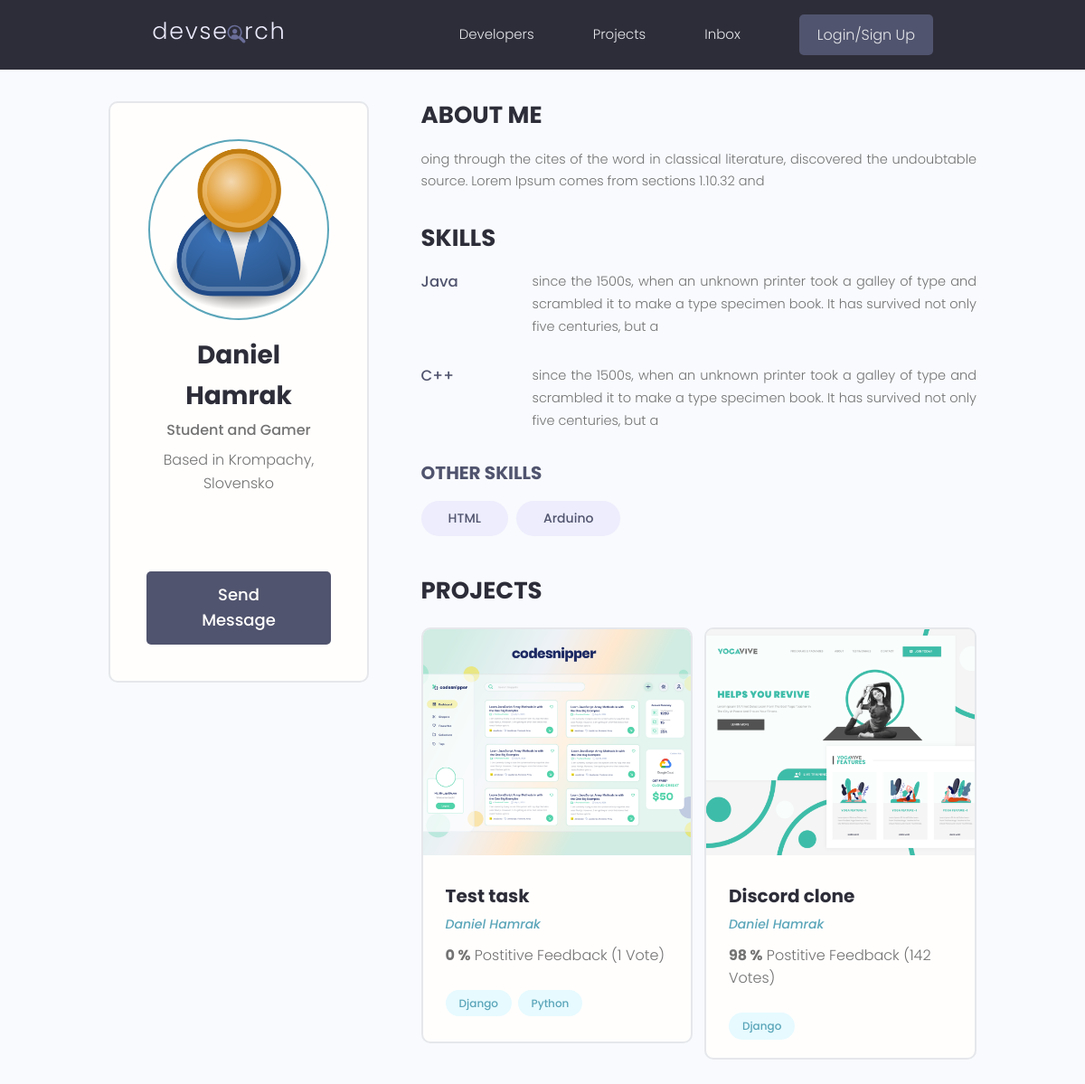
/profile/8a62e972-8e17-4695-b2c5-3b890d7888fa/, run on the app's committed database.
### users/models.py (models this page shows, shortened)
class Profile(models.Model):
    id = models.UUIDField(default=uuid.uuid4, unique=True,
    primary_key=True, editable=False)
    user = models.OneToOneField(User, on_delete=models.CASCADE, null=True,blank=True)
    name = models.CharField(max_length=200, blank=True, null=True)
    username = models.CharField(max_length=200, blank=True, null=True)
    location = models.CharField(max_length=200, blank=True, null=True)
    email = models.EmailField(max_length=300, null= True, blank=True)
    short_info = models.CharField(max_length=200, blank=True, null=True)
    bio = models.TextField(blank=True, null=True)
    profile_image = models.ImageField(blank=True, null=True, upload_to="profiles/", default="profiles/user-default.png")
    social_github = models.CharField(max_length=200, blank=True, null=True)
    social_twitter = models.CharField(max_length=200, blank=True, null=True)
    social_linkedin = models.CharField(max_length=200, blank=True, null=True)
    social_youtube = models.CharField(max_length=200, blank=True, null=True)
    social_website = models.CharField(max_length=200, blank=True, null=True)
    social_stackoverflow = models.CharField(max_length=200, blank=True, null=True)
    created = models.DateTimeField(auto_now_add=True)

class Skill(models.Model):
    id = models.UUIDField(default=uuid.uuid4, unique=True,
    primary_key=True, editable=False)
    skill = models.ForeignKey(Profile,on_delete=models.CASCADE, null=True, blank=True)
    name = models.CharField(max_length=50, blank=True, null=True)
    description = models.TextField(blank=True, null=True)
    created = models.DateTimeField(auto_now_add=True)

### projects/models.py (models this page shows, shortened)
class Project(models.Model):
    id = models.UUIDField(default=uuid.uuid4, unique=True,
    primary_key=True, editable=False)
    owner = models.ForeignKey(Profile, on_delete=models.SET_NULL,null=True,blank=True)
    title = models.CharField(max_length=200)
    description = models.TextField(null=True, blank=True)
    featured_image = models.ImageField(null=True,blank=True, default="default.jpg")
    demo_link = models.CharField(max_length=2000,null=True,blank=True)
    source_link = models.CharField(max_length=2000,null=True,blank=True)
    tags = models.ManyToManyField("Tag",blank=True )
    vote_total = models.IntegerField(default=0, null=True,blank=True)
    vote_ratio = models.IntegerField(default=0, null=True,blank=True)
    created = models.DateTimeField(auto_now_add=True)
    updated = models.DateTimeField(auto_now=True)

class Tag (models.Model):
    id = models.UUIDField(default=uuid.uuid4, unique=True,
    primary_key=True, editable=False)
    name = models.CharField(max_length=200)
    created = models.DateTimeField(auto_now_add=True)
    def __str__(self):
        return self.name

### users/views.py (the view)
# urls.py: path("profile/<str:pk>/", views.profile,name="profile" ),
def profile (request, pk):
    profile= Profile.objects.get(id=pk)
    skills_with_description = profile.skill_set.exclude(description__exact="")
    skills_no_description = profile.skill_set.filter(description="")
    context = {"profile":profile, "skills_no_description":skills_no_description, "skills_with_description":skills_with_description}
    return render(request, "users/user_profile.html", context)

### users/templates/users/user_profile.html (shortened to what this page needs)
{% extends 'main.html' %}
{% block content %}
<main class="profile my-md">
    <div class="container">
        <div class="layout">
            <div class="column column--1of3">
                <div class="card text-center">
                    <div class="card__body dev">
                        <img class="avatar avatar--xl" src="{{ profile.profile_image.url }}" />
                        <h2 class="dev__name">{{ profile.name }}</h2>
                        <p class="dev__title">{{ profile.short_info }}</p>
                        <p class="dev__location">Based in {{ profile.location }}</p>
                        <ul class="dev__social">
                        </ul>
                        <a href="#" class="btn btn--sub btn--lg">Send Message </a>
                    </div>
                </div>
            </div>
            <div class="column column--2of3">
                <div class="devInfo">
                    <h3 class="devInfo__title">About Me</h3>
                    <p class="devInfo__about">{{profile.bio}}</p>
                </div>
                <div class="devInfo">
                    <h3 class="devInfo__title">Skills</h3>
                    <div class="devInfo__skills">
                        {% for skill in skills_with_description %}
                        <div class="devSkill">
                            <h4 class="devSkill__title">{{ skill.name }}</h4>
                            <p class="devSkill__info">{{ skill.description }}</p>
                        </div>
                        {% endfor %}
                        <h3 class="devInfo__subtitle">Other Skills</h3>
                        <div class="devInfo__otherSkills">
                            {% for skill in skills_no_description %}
                            <span class="tag tag--pill tag--sub tag--lg">
                                <small>{{ skill.name }}</small>
                            </span>
                           {% endfor %}
                        </div>
                    </div>
                </div>
                <div class="devInfo">
                    <h3 class="devInfo__title">Projects</h3>
                    <div class="grid grid--two">
                        {% for project in profile.project_set.all %}
                        <div class="column">
                            <div class="card project">
                                <a href="{% url 'project' project.id %}" class="project">
                                    <img class="project__thumbnail" src="{{ project.featured_image.url }}"
                                        alt="project thumbnail" />
                                    <div class="card__body">
                                        <h3 class="project__title">{{ project.title }}</h3>
                                        <p><a class="project__author" href="{% url 'profile' profile.id %}">{{ project.owner.name }}</a></p>
                                        <p class="project--rating">
                                            <span style="font-weight: bold;">{{ project.vote_ratio }} %</span> Postitive
                                            Feedback ({{ project.vote_total }} Vote{{ project.vote_total|pluralize:"s" }})
                                        </p>
                                        <div class="project__tags">
                                            {% for tag in project.tags.all %}
                                            <span class="tag tag--pill tag--main">
                                                <small>{{ tag }}</small>
                                            </span>
                                            {% endfor %}
                                        </div>
                                    </div>
                                </a>
                            </div>
                        </div>
                        {% endfor %}
                    </div>
                </div>
            </div>
        </div>
    </div>
</main>
{% endblock %}

### static/styles/app.css (style rules this page uses)
:root { --color-sub: #2d2d39; }
.btn--sub { background-color: var(--color-sub-light); }
.card { border: 2px solid var(--color-light); }
img { width: 100%; }
.profile .card > .dev { padding: 4rem; }
.dev__name { color: var(--color-sub); font-size: 2.8rem; font-weight: 700; margin-top: 1rem; margin-bottom: 0.5rem; }
.dev__title { font-size: 1.6rem; font-weight: 500; line-height: 1.3; }
.dev__location { margin-top: 1rem; }
.dev__social { margin: 3rem 0; list-style: none; display: flex; justify-content: center; gap: 1.5rem; }
.devInfo { margin-bottom: 3rem; }
.devInfo__title, .devInfo__subtitle { font-size: 2.6rem; color: var(--color-sub); text-transform: uppercase; font-weight: 700; margin-bottom: 1.5rem; }
.devInfo__subtitle { font-size: 2rem; color: var(--color-sub-light); }
.devInfo__about, .devSkill__info { font-size: 1.45rem; line-height: 1.7; text-align: justify; }
.devSkill { margin-bottom: 3rem; }
.devSkill__title { font-size: 1.65rem; font-weight: 500; color: var(--color-sub-light); }
@media screen and (min-width: 700px) { .devSkill { display: flex; justify-content: space-between; gap: 3rem; } }
@media screen and (min-width: 700px) { .devSkill__info { flex-basis: 80%; } }
.project__author { font-size: 1.4rem; font-style: italic; }
.project--rating { margin-bottom: 1.6em; margin-top: .5em; }
.project__thumbnail { height: 25rem; object-fit: cover; object-position: top center; }
.project__title { font-size: 2rem; font-weight: 700; color: var(--color-sub); }

### static/uikit/styles/modules/_variables.css (style rules this page uses)
:root { --color-main: #5aa5b9; --color-main-light: #e6faff; --color-sub: #3f4156; --color-sub-light: #51546e; --color-sub-lighter: #ededfd; --color-text: #737373; --color-gray: #8b8b8b; --color-light: #e5e7eb; --color-light-gray: #767676; --color-bg: #f8fafd; --color-white: #fffefd; --color-white-light: #f3f3f3; --color-success: #359e64; --color-success-bg: #def8e8; --color-error: #fc4b0b; --color-error-bg: #fff2ee; --font-base: 'Poppins', arial, helvetica, 'Segoe UI', roboto, ubuntu, sans-serif; --font-monospace: 'Fira Code', 'Courier New', courier, monospace; --font-regular: 300; --font-medium: 500; --font-bold: 700; --generic-shadow: 1px 1px 5px #00000010; --generic-transition: all 0.3s ease-in-out; }

### static/uikit/styles/modules/_base.css (style rules this page uses)
* { margin: 0; padding: 0; box-sizing: border-box; text-rendering: optimizeLegibility; color: inherit; font-size: inherit; }
html { font-size: 50%; }
@media only screen and (min-width: 480px) { html { font-size: 56.25%; } }
@media only screen and (min-width: 1200px) { html { font-size: 62.5%; } }
body { line-height: 1.6; font-weight: 400; font-size: 1.5rem; color: var(--color-text); background-color: var(--color-bg); min-height: 100vh; }

### static/uikit/styles/modules/_typography.css (style rules this page uses)
* { font-family: var(--font-base); }
h2 { font-size: 3.6rem; font-weight: var(--font-bold); }
h3 { font-size: 3.2rem; font-weight: var(--font-medium); }
h4 { font-size: 2.8rem; font-weight: var(--font-medium); }
p, span, strong { font-size: 1.6rem; color: var(--color-text); font-weight: var(--font-regular); }
a { padding-bottom: 2px; text-decoration: none; display: inline-block; color: var(--color-main); font-weight: var(--font-medium); }

### static/uikit/styles/modules/_utilities.css (style rules this page uses)
.container { width: 92%; max-width: 165rem; margin: 0 auto; box-sizing: border-box; }
@media screen and (min-width: 1000px) { .container { width: 90%; } }
@media screen and (min-width: 1200px) { .container { width: 80%; } }
.text-center { text-align: center; }
.my-md { margin: 3rem auto; }

### static/uikit/styles/modules/_avatar.css (style rules this page uses)
.avatar { border-radius: 50%; border: 2px solid var(--color-main); object-fit: cover; }
.avatar--xl { height: 20rem; width: 20rem; }

### static/uikit/styles/modules/_button.css (style rules this page uses)
.btn { display: inline-block; position: relative; cursor: pointer; background-color: var(--color-light); font-weight: var(--font-medium); color: var(--color-sub); text-decoration: none; padding: 1rem 2rem; border-radius: 0.5rem; border: none; width: -webkit-fit-content; width: -moz-fit-content; width: fit-content; height: -webkit-fit-content; height: -moz-fit-content; height: fit-content; font-size: 1.6rem; outline-width: 0; outline-color: transparent; -webkit-backface-visibility: hidden; backface-visibility: hidden; transition: all 0.3s ease-in-out; }
.btn--sub { background-color: var(--color-sub); color: var(--color-white); }
.btn--lg { font-size: 1.8rem; padding: 1.2rem 4.5rem; }

### static/uikit/styles/modules/_card.css (style rules this page uses)
.card { border-radius: 1rem; background-color: var(--color-white); border: 1.5px solid var(--color-light); width: auto; height: auto; margin-top: 0.5rem; margin-bottom: 0.5rem; overflow: hidden; }
.card__body, .card__header { padding: 2rem 2.5rem; }

### data on the page
Profile: profile_image (placeholder picture), name "Daniel Hamrak", short_info "Student and Gamer", location "Krompachy, Slovensko", bio "oing through the cites of the word in classical literature, discovered the undoubtable source. Lorem Ipsum comes from sections 1.10.32 and"
Skill: name "Java", description "since the 1500s, when an unknown printer took a galley of type and scrambled it to make a type specimen book. It has survived not only five centuries, but a"
Skill: name "C++", description "since the 1500s, when an unknown printer took a galley of type and scrambled it to make a type specimen book. It has survived not only five centuries, but a"
Skill: name "HTML"
Skill: name "Arduino"
Project: featured_image (picture), title "Test task", owner.name "Daniel Hamrak", vote_ratio "0", vote_total "1"
Tag: name "Django"
Tag: name "Python"
Project: featured_image (picture), title "Discord clone", owner.name "Daniel Hamrak", vote_ratio "98", vote_total "142"
